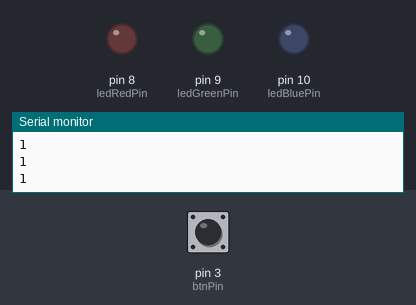
Simulated run of this sketch. Board: Arduino Uno, built with avr-gcc and run on an emulated ATmega328P. Shown: output pins drawn as LEDs (lit = HIGH), the last lines printed to the serial monitor. Inputs (shaded band) come from the test bench; at power-on: pin 3 (btnPin) HIGH.

Above: at 2.8 s.
2.9 s: pin 3 (btnPin) pulled LOW for 1.2 s
At 3.4 s:
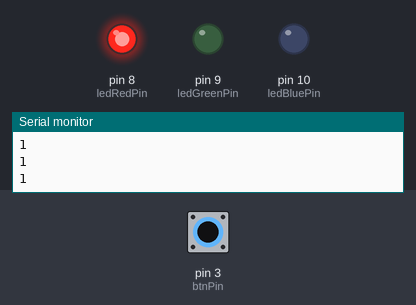
At 7.6 s:
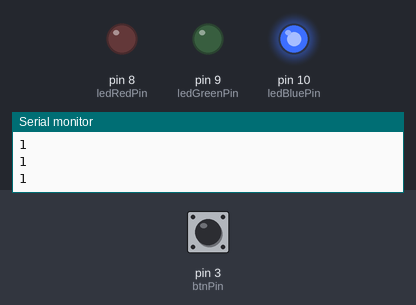
8.2 s: pin 3 (btnPin) pulled LOW for 3.2 s
At 12.6 s:
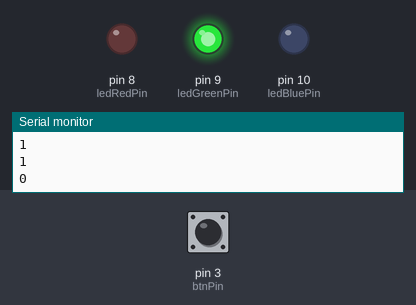
Timing chart, 0 to 16.5 s (numbered marks = the images above; inputs shaded):
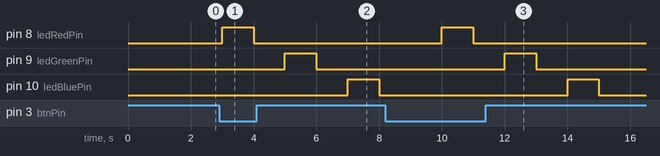

The sketch:

blink_leds_pull_up.ino
```cpp
#include <Arduino.h>

int btnPin = 3;
int ledRedPin = 8;
int ledGreenPin = 9;
int ledBluePin = 10;
bool btnState ;

void blinkLed(int i, int i1);

void setup() {
    pinMode(btnPin, INPUT);
    pinMode(ledRedPin, OUTPUT);
    pinMode(ledGreenPin, OUTPUT);
    pinMode(ledBluePin, OUTPUT);
    Serial.begin(9600);
}

void loop() {
    btnState = digitalRead(btnPin);
    if(!btnState){
        blinkLed(ledRedPin, 1000);
        blinkLed(ledGreenPin, 1000);
        blinkLed(ledBluePin, 1000);
    }
    Serial.println(btnState);
    delay(1000);
}

void blinkLed(int pin, int seconds) {
    digitalWrite(pin, HIGH);
    delay(seconds);
    digitalWrite(pin, LOW);
    delay(seconds);
}
```

Measured:
- after the input at 2.9 s, pin 8 (ledRedPin): LOW → HIGH after 0.10 s, → LOW 1.0 s later; pin 9 (ledGreenPin): LOW → HIGH after 2.1 s, → LOW 1.0 s later; pin 10 (ledBluePin): LOW → HIGH after 4.1 s, → LOW 1.0 s later
- after the input at 8.2 s, pin 8 (ledRedPin): LOW → HIGH after 1.8 s, → LOW 1.0 s later; pin 9 (ledGreenPin): LOW → HIGH after 3.8 s, → LOW 1.0 s later; pin 10 (ledBluePin): LOW → HIGH after 5.8 s, → LOW 1.0 s later
